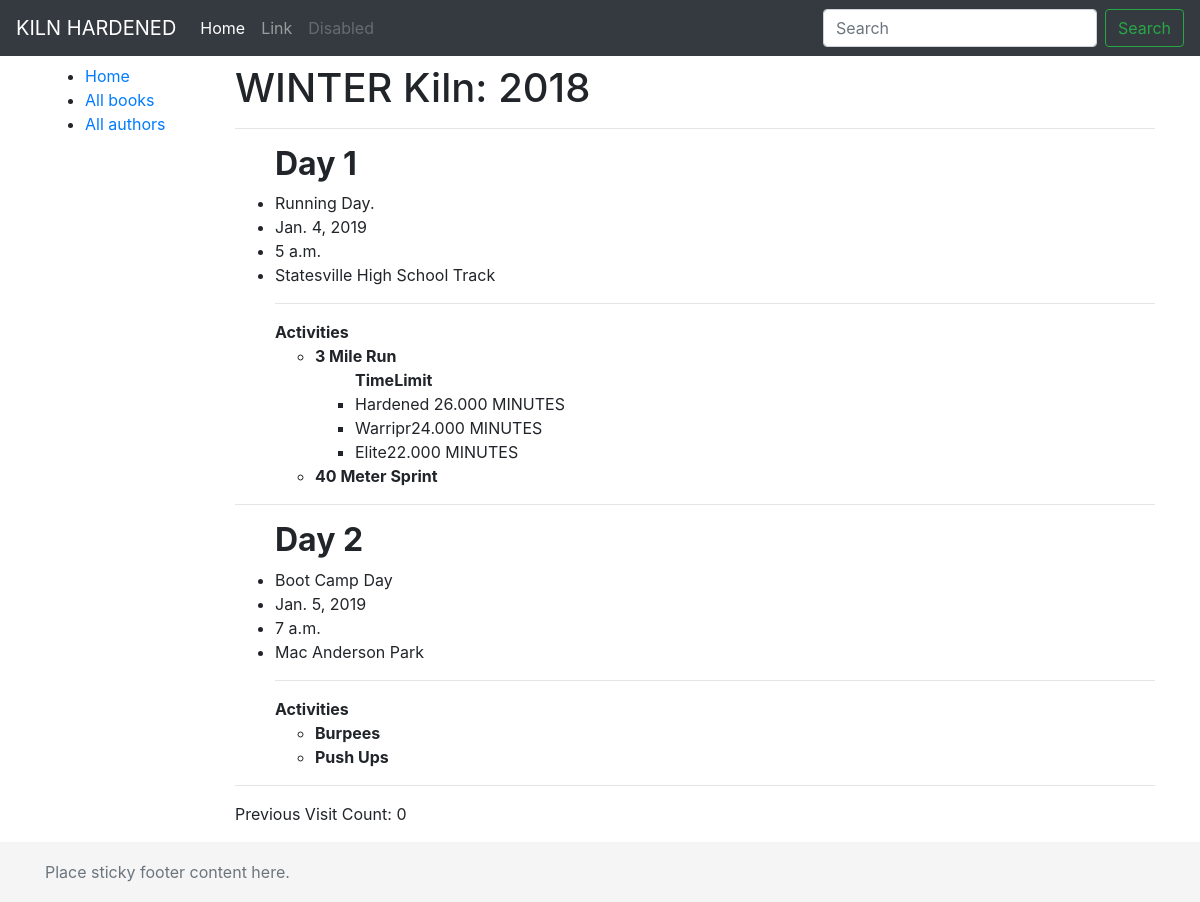
Screenshot of /events/2 with the database file from the repository.
### events/models.py (models this page shows, shortened)
class Event(models.Model):
	SPRING = 'SP'
	SUMMER = 'SU'
	FALL = 'F'
	WINTER = 'W'
	SEASON_CHOICES =  (
		('SPRING', 'Spring'),
		('SUMMER', 'Summer'),
		('FALL', 'Fall'),
		('WINTER', 'Winter') ,
	)
	season = models.CharField(
		max_length=10,
		choices = SEASON_CHOICES,
	)
	year = models.IntegerField( null=True)
	class Meta:
		ordering = ['-year']

class Day(models.Model):
	event = models.ForeignKey(Event, on_delete = models.CASCADE, null = True)
	name = models.CharField(max_length=200, null=True)
	description = models.TextField(null=True)
	date = models.DateField(null = True, default = None)
	time = models.TimeField(null = True, default = None)
	location = models.CharField(max_length=200)

class ActivityInstance(models.Model):
	day = models.ForeignKey('Day', on_delete=models.SET_NULL, null=True)
	activity = models.ForeignKey('Activity', on_delete=models.SET_NULL, null=True)

class Activity(models.Model):
	name = models.CharField(max_length=200, help_text='Enter Activity', verbose_name='Activity')
	description = models.TextField(max_length=5000)
	def __str__(self):
		return self.name

class TimeLimit(models.Model):
	MINUTES = 'M'
	SECONDS = 'S'
	MILISECONDS = 'MS'
	TIME_CHOICES =  (
		('MINUTES', 'minutes'),
		('SECONDS', 'seconds'),
		('MILISECONDS', 'miliseconds'),
	)
	activity_instance = models.ForeignKey('ActivityInstance', on_delete=models.SET_NULL, null=True)
	units_all = models.CharField( max_length=10, choices = TIME_CHOICES, blank=True, null=True)
	time_limit_all = models.DecimalField(max_digits=10, decimal_places=3,blank=True, null=True)
	time_limit_hard = models.DecimalField(max_digits=10, decimal_places=3,blank=True, null=True)
	time_limit_warrior = models.DecimalField(max_digits=10, decimal_places=3,blank=True, null=True)
	time_limit_elite = models.DecimalField(max_digits=10, decimal_places=3,blank=True, null=True)

### events/views.py (the view)
# urls.py: path('<int:pk>', views.event_detail, name='event-detail'),
def event_detail(request, pk):
	num_visits = request.session.get('num_visits', 0)
	request.session['num_visits'] = num_visits + 1
	event = Event.objects.get(pk=pk)
	context = {
	'event': event,
	'num_visits': num_visits,
	}
	return render(request, 'events/event_detail.html', context)

### events/templates/events/event_detail.html (shortened to what this page needs)
{% extends "base_generic.html" %}
{% block content %}
<h1>{{ event.season }} Kiln: {{ event.year }}</h1>
	<hr>
      {% for day in event.day_set.all %}
      <ul>
        <h2><strong>{{ day.name }}</strong></h2>
        <li>{{ day.description }}</li>
        <li>{{ day.date }}</li>
        <li>{{ day.time }}</li>
        <li>{{ day.location }}</li>
        <hr>
        <strong>Activities</strong>
            {% for activityinstance in day.activityinstance_set.all %}
              <ul>
              <li><strong>{{ activityinstance.activity }}</strong></li>
                  {% for obj in activityinstance.timelimit_set.all %}
                    {% if obj %}
                      <ul>
                        <strong>TimeLimit</strong>
                        {% if obj.time_limit_hard %}
                        <li>Hardened {{ obj.time_limit_hard }} {{ obj.units_all }}</li>
                        {% endif %}
                        {% if obj.time_limit_warrior %}
                        <li>Warripr{{ obj.time_limit_warrior }} {{ obj.units_all }}</li>
                        {% endif %}
                        {% if obj.time_limit_elite %}
                        <li>Elite{{ obj.time_limit_elite }} {{ obj.units_all }}</li>
                        {% endif %}
                      </ul>
                    {% endif %}
                  {% endfor %}
              </ul>
            {% endfor %}
      </ul>
      <hr>
      {% endfor %}
      <p>Previous Visit Count: {{ num_visits }}</p>
      {% endblock %}

### events/static/events/css/sticky-footer-navbar.css (style rules this page uses)
html { position: relative; min-height: 100%; }
body { margin-bottom: 60px; }

### rows the page displays
Event: season "WINTER", year "2018"
Day: name "Day 1", description "Running Day.", date "Jan. 4, 2019", time "5 a.m.", location "Statesville High School Track"
ActivityInstance: activity "3 Mile Run"
TimeLimit: time_limit_hard "26.000", units_all "MINUTES", time_limit_warrior "24.000", time_limit_elite "22.000"
ActivityInstance: activity "40 Meter Sprint"
Day: name "Day 2", description "Boot Camp Day", date "Jan. 5, 2019", time "7 a.m.", location "Mac Anderson Park"
ActivityInstance: activity "Burpees"
ActivityInstance: activity "Push Ups"

### other values shown
{{ num_visits }} "0"
